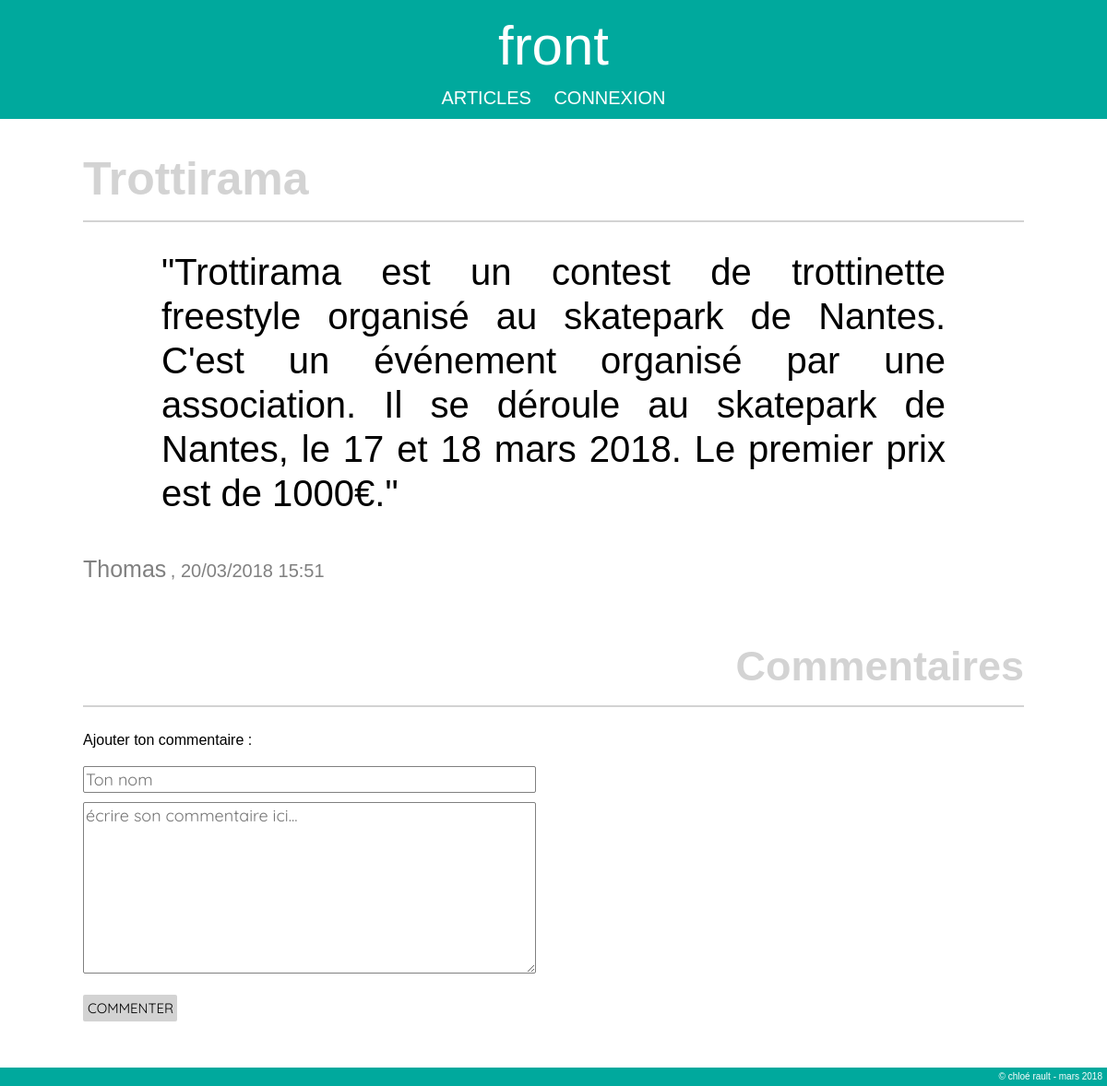
Screenshot of /single.php?id=2 with the database file from the repository.
### tables this page shows
CREATE TABLE `articles` (
  `id` int(11) NOT NULL,
  `title` varchar(255) NOT NULL,
  `content` text NOT NULL,
  `auteur` varchar(100) NOT NULL,
  `created_at` datetime NOT NULL,
  `update_at` datetime DEFAULT NULL,
  `statut` enum('actif','inactif') NOT NULL
);

### single.php (the view, shortened to what this page needs)
<?php include('include/functions.php'); ?>
<?php
if(!empty($_GET['id']) && is_numeric($_GET['id'])) {
    $id = $_GET['id'];
} else {
    die('404');
}
$sql = "SELECT id, title, content, auteur, created_at, update_at FROM articles";
$query = $pdo->prepare($sql);
$query->execute();
$articles = $query->fetchAll();
?>
<?php include('include/headerfront.php'); ?>
    <div class="main-content">
        <?php foreach ($articles as $article) { ?>
            <?php if($id == $article['id']) { ?>
                <?php $date = date('d/m/Y', strtotime($article['created_at'])); ?>
                <?php $heure = date('H:i', strtotime($article['created_at'])); ?>
                <article class="article2">
                    <div class="titre2"><?php echo $article['title']; ?></div>
                    <hr class="hr">
                    <p class="contenu2">&quot;<?php echo $article['content']; ?>&quot;</p>
                    <br>
                    <span class="auteur2"><?php echo $article['auteur']; ?></span>
                    <span class="date2">, <?php echo $date .' '. $heure; ?></span>
                </article>
            <?php } ?>
        <?php } ?>
        <h4>Commentaires</h4>
        <hr class="hr">
        <div class="commentaires">
            <form action="" method="post" novalidate>
                <div class="pseudo">
                    <h5 class="ajouterCom">Ajouter ton commentaire :</h6>
                    <input type="text" name="pseudo" id="pseudo" value="<?php if(!empty($_POST['pseudo'])) { echo $_POST['pseudo']; } ?>" placeholder="Ton nom">
                </div>
                <div class="comm">
                    <textarea name="comm" placeholder="écrire son commentaire ici..."><?php if(!empty($_POST['comm'])) { echo $_POST['comm']; } ?></textarea>
                </div>
                <input type="submit" class="submit" name="submit" value="Commenter">
            </form>
        </div>
        <div class="clear"></div>
    </div>
<?php include('include/footerfront.php'); ?>

### assets/css/frontstyle.css (style rules this page uses)
.clear:before,.clear:after { content: ''; display: table; }
.clear:after { clear: both; }
.clear { *zoom: 1; }
html, body { margin: 0; padding: 0; font-family: 'Roboto Slab', sans-serif; }
.main-content { position: relative; max-width: 1020px; width: 100%; margin: 40px auto; }
.titre2 { font-size: 50px; font-weight: 700; color: lightgrey; margin-bottom: 20px; }
.contenu2 { width: 850px; margin: 30px auto; text-align: justify; font-size: 40px; line-height: 1.2; }
.auteur2 { font-size: 25px; font-weight: 400; color: grey; }
.date2 { font-size: 20px; color: grey; margin-bottom: 10px; }
h4 { text-align: end; margin-top: 70px; margin-bottom: 20px; font-size: 45px; font-weight: 700; color: lightgrey; }
.hr { border: 0.5px solid lightgrey; }
.commentaires { margin-top: 20px; float: left; width: 50%; }
.ajouterCom { margin-bottom: 20px; }
input { width: 95%; font-family: 'Quicksand', sans-serif; color: black; font-size: 18px; border: 1px solid gray; border-radius: 2px; padding: 2px; margin: 0; }
textarea { width: 95%; font-family: 'Quicksand', sans-serif; color: black; font-size: 18px; border: 1px solid gray; border-radius: 2px; height: 180px; padding: 2px; margin: 0; }
.pseudo { margin-bottom: 10px; }
.comm { margin-top: 10px; margin-bottom: 10px; }
.submit { width: 20%; background-color: lightgray; color: black; font-size: 15px; text-transform: uppercase; border: transparent; border-radius: 2px; padding: 5px; cursor: pointer; margin-top: 10px; margin-bottom: 10px; transition: all 0.3s; }

### rows the page displays
articles: title "Trottirama", content "Trottirama est un contest de trottinette freestyle organisé au skatepark de Nantes. C'est un événement organisé par une association. Il se déroule au skatepark de Nantes, le 17 et 18 mars 2018. Le premier prix est de 1000€.", auteur "Thomas", created_at "20/03/2018", created_at "15:51"
